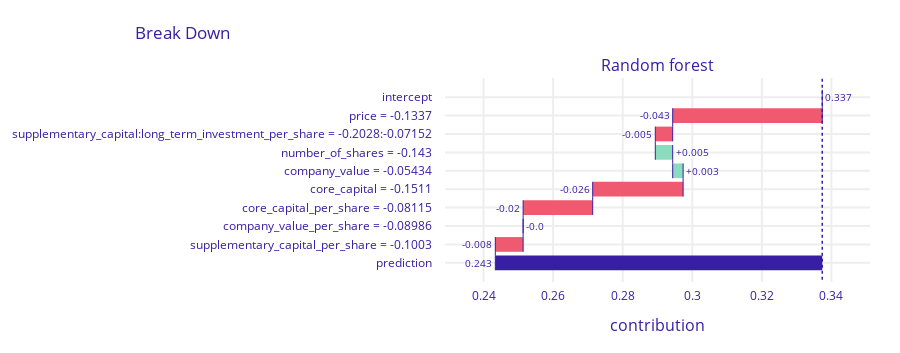

The code cell stored with this chart in its notebook:
### Markdown cell above
In the last observation, **price** was the most important variable, however, its value was between the 45th and 50th percentiles. The next most important variables were **core_capital** and **core_capital_per_share**, while their values were between the 35th and 40th percentiles.

### Code cell
print(f'Analysis of observation {overestimated_test.index[3]}')
int_break_down[3].plot()

### Figure 1 — Plotly figure (JSON) as saved in the notebook; plotly's stock layout.template omitted (floating-point values rounded to 4 significant figures)
{"data": [{"base": 0.3374, "connector": {"line": {"color": "#371ea3", "dash": "solid", "width": 1}, "mode": "spanning"}, "decreasing": {"marker": {"color": "#f05a71"}}, "hoverinfo": "text+delta", "hoverlabel": {"bgcolor": "rgba(0,0,0,0.8)"}, "hovertext": ["Average response: 0.337<br>Prediction: 0.243", "price = -0.1337<br>decreases average response by", "supplementary_capital:long_term_investment_per_share = -0.2028:-0.07152<br>decreases average response by", "number_of_shares = -0.143<br>increases average response by", "company_value = -0.05434<br>increases average response by", "core_capital = -0.1511<br>decreases average response by", "core_capital_per_share = -0.08115<br>decreases average response by", "company_value_per_share = -0.08986<br>decreases average response by", "supplementary_capital_per_share = -0.1003<br>decreases average response by", "Average response: 0.337<br>Prediction: 0.243"], "increasing": {"marker": {"color": "#8bdcbe"}}, "measure": ["relative", "relative", "relative", "relative", "relative", "relative", "relative", "relative", "relative", "total"], "orientation": "h", "showlegend": false, "text": ["0.337", "-0.043", "-0.005", "+0.005", "+0.003", "-0.026", "-0.02", "-0.0", "-0.008", "0.243"], "textposition": "outside", "totals": {"marker": {"color": "#371ea3"}}, "type": "waterfall", "x": [0, -0.043, -0.005, 0.005, 0.003, -0.026, -0.02, 0, -0.008, -0.094], "xaxis": "x", "y": ["intercept", "price = -0.1337", "supplementary_capital:long_term_investment_per_share = -0.2028:-0.07152", "number_of_shares = -0.143", "company_value = -0.05434", "core_capital = -0.1511", "core_capital_per_share = -0.08115", "company_value_per_share = -0.08986", "supplementary_capital_per_share = -0.1003", "prediction"], "yaxis": "y"}], "layout": {"annotations": [{"font": {"size": 16}, "showarrow": false, "text": "Random forest", "x": 0.5, "xanchor": "center", "xref": "paper", "y": 1, "yanchor": "bottom", "yref": "paper"}, {"font": {"size": 16}, "showarrow": false, "text": "contribution", "x": 0.5, "xanchor": "center", "xref": "paper", "y": 0, "yanchor": "top", "yref": "paper", "yshift": -30}], "font": {"color": "#371ea3"}, "height": 353, "margin": {"b": 71, "r": 30, "t": 78}, "shapes": [{"line": {"color": "#371ea3", "dash": "dot", "width": 1.5}, "type": "line", "x0": 0.3374, "x1": 0.3374, "xref": "x", "y0": -1, "y1": 10, "yref": "y"}], "title": {"text": "Break Down", "x": 0.15}, "xaxis": {"anchor": "y", "automargin": true, "domain": [0, 1], "fixedrange": true, "gridwidth": 2, "range": [0.2289, 0.3511], "tickcolor": "white", "ticklen": 3, "ticks": "outside", "type": "linear", "zeroline": false}, "yaxis": {"anchor": "x", "automargin": true, "autorange": "reversed", "domain": [0, 1], "fixedrange": true, "gridwidth": 2, "tickcolor": "white", "ticklen": 10, "ticks": "outside", "type": "category"}}}
